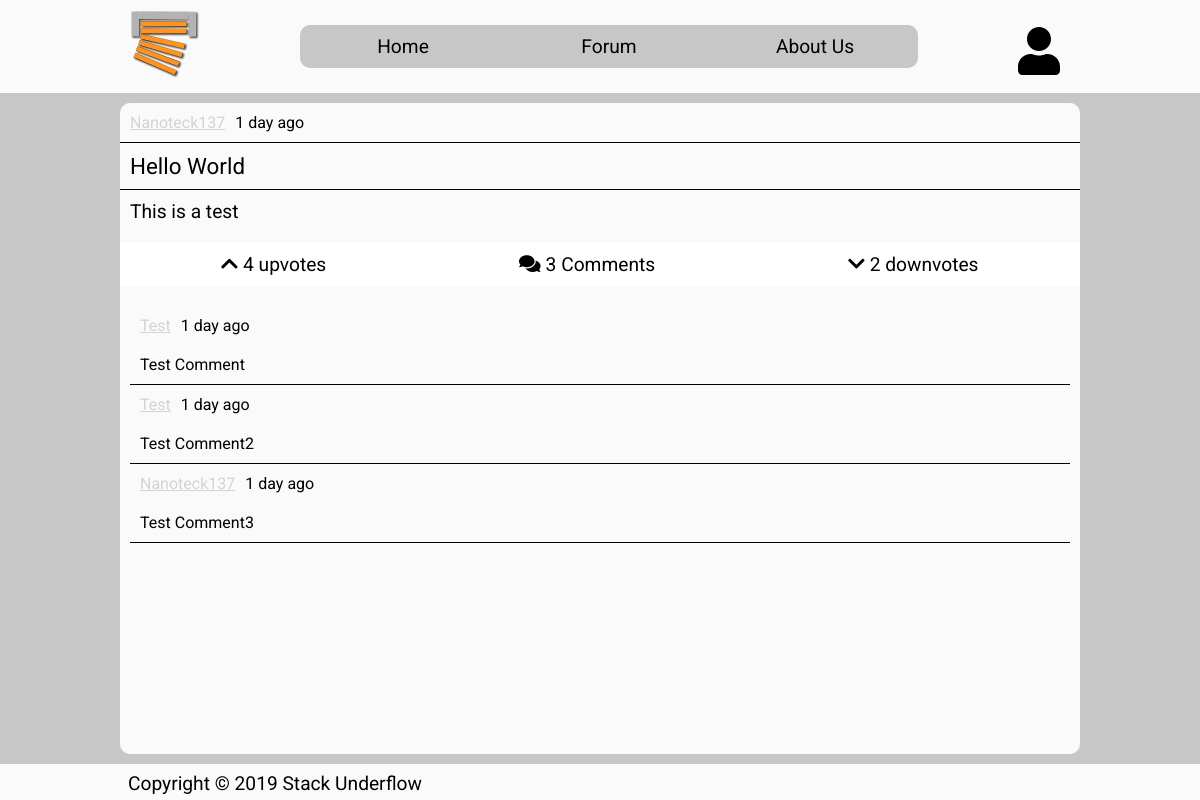
/view_post.php?p=1, run on the app's committed database.
### tables this page shows
CREATE TABLE users(
    uID int(8) PRIMARY KEY AUTO_INCREMENT,
    uName varchar (32) NOT NULL,
    uUsername varchar (64) NOT NULL,
    uEmail varchar (64) NOT NULL,
    uPassword varchar (64) NOT NULL,
    uBirthdate datetime NOT NULL,
    uCreatedDate datetime NOT NULL default CURRENT_TIMESTAMP,
    uUserType ENUM ('member', 'moderator', 'admin') NOT NULL DEFAULT 'member',
    uSignature varchar(32) DEFAULT "",
    uProfilePicture varchar(128) NOT NULL DEFAULT 'default_pic.png',
    uTheme ENUM('light', 'dark') NOT NULL DEFAULT 'light'
);

CREATE TABLE forum_posts (
    pID int(8) PRIMARY KEY AUTO_INCREMENT,
    pTitle varchar(64) NOT NULL,
    pContent mediumtext NOT NULL,
    
    pAuthor int(8),
    FOREIGN KEY(pAuthor) REFERENCES users(uID),

    pCreatedDate datetime NOT NULL DEFAULT CURRENT_TIMESTAMP
);

CREATE TABLE forum_comments (
    cID int(8) PRIMARY KEY AUTO_INCREMENT,
    
    cPostID int(8),
    FOREIGN KEY(cPostID) REFERENCES forum_posts(pID),
    
    cContent mediumtext NOT NULL,
    
    cAuthor int(8),
    FOREIGN KEY(cAuthor) REFERENCES users(uID),

    cCreatedDate datetime NOT NULL default CURRENT_TIMESTAMP
);

### private/api/forum.php (called while the page is built, shortened)
<?php
class Comment
{
    private function __construct(int $id,
                                Post $post,
                                string $content,
                                AuthUser $author,
                                string $createdDate)
    {
        $this->content = $content;
        $this->author = $author;
        $this->createdDate = $createdDate;
    }
    public static function CreateForPost(Auth $auth, Post $post, $row)
    {
        $user = $auth->GetUserById($row["cAuthor"]);
        return new Comment(
            $row["cID"],
            $post,
            $row["cContent"],
            $user,
            $row["cCreatedDate"]
        );
    }
}
class Post
{
    public $database;
    public $auth;
    public $id;
    private function __construct(Database $database,
                                Auth $auth,
                                int $id,
                                string $title,
                                string $content,
                                AuthUser $author,
                                string $createdDate)
    {
        $this->database = $database;
        $this->auth = $auth;
        $this->id = $id;
        $this->title = $title;
        $this->content = $content;
        $this->author = $author;
        $this->createdDate = $createdDate;
    }
    public function GetAllComments(): array
    {
        $comments = array();
        $postID = $this->id;
        $query = "SELECT * FROM forum_comments WHERE forum_comments.cPostID=$postID ORDER BY forum_comments.cCreatedDate";
        $result = $this->database->Query($query);
        for($i = 0; $i < $result->GetNumRows(); $i++)
        {
            $row = $result->GetRow($i);
            $comment = Comment::CreateForPost($this->auth, $this, $row);
            array_push($comments, $comment);
        }
        return $comments;
    }
    public static function CreateFromRow(Database $database, Auth $auth, $row): Post
    {
        $user = $auth->GetUserById($row["pAuthor"]);
        return new Post(
            $database,
            $auth,
            $row["pID"],
            $row["pTitle"],
            $row["pContent"],
            $user,
            $row["pCreatedDate"]
        );
    }
}
class Forum
{
    private $database;
    private $auth;
    public function __construct(Database $database, Auth $auth)
    {
        $this->database = $database;
        $this->auth = $auth;
    }
    public function GetPostById(int $id): ?Post
    {
        $query = "SELECT * FROM forum_posts WHERE pID=$id";
        $result = $this->database->Query($query);
        if($result->GetNumRows() === 1)
        {
            $row = $result->GetRow(0);
            return Post::CreateFromRow($this->database, $this->auth, $row);
        }
        else
        {
            throw new ForumPostNotFoundException();
        }
    }
}
?>

### private/api/auth.php (called while the page is built, shortened)
<?php
class AuthUser
{
    public function __construct(Database $database,
                                int $id,
                                string $name,
                                string $username,
                                string $email,
                                string $password,
                                string $birthdate,
                                string $createdDate,
                                string $type,
                                string $signature,
                                string $profilePicture,
                                string $theme)
    {
        $this->id = $id;
        $this->username = $username;
    }
    public static function CreateFromRow($database, $row): AuthUser
    {
        return new AuthUser(
            $database,
            $row["uID"],
            $row["uName"],
            $row["uUsername"],
            $row["uEmail"],
            $row["uPassword"],
            $row["uBirthdate"],
            $row["uCreatedDate"],
            $row["uUserType"],
            $row["uSignature"],
            $row["uProfilePicture"],
            $row["uTheme"]
        );
    }
}
class Auth
{
    public $database;
    public function __construct(Database $database)
    {
        $this->database = $database;
    }
    public function GetUserById(int $id): ?AuthUser
    {
        $query = "SELECT * FROM users WHERE uID=$id";
        try {
            $result = $this->database->Query($query);
            if($result->GetNumRows() === 1)
            {
                $row = $result->GetRow(0);
                return AuthUser::CreateFromRow($this->database, $row);
            }
            else
            {
                throw new AuthUserNotFoundException("User not found with id '$id'");
            }
        }
        catch(Exception $e)
        {
            throw new AuthUserNotFoundException("User not found with id '$id'");
        }
        return null;
    }
}
?>

### private/api/database.php (called while the page is built, shortened)
<?php
class DatabaseResult
{
    private $rows;
    private $numRows;
    public function __construct(array $rows, int $numRows)
    {
        $this->rows = $rows;
        $this->numRows = $numRows;
    }
    public function GetNumRows(): int
    {
        return $this->numRows;
    }
    public function GetRow(int $index)
    {
        return $this->rows[$index];
    }
}
class Database
{
    private $connection;
    public function __construct()
    {
        $this->connection = new mysqli("localhost", "root", "", "stackunderflow");
    }
    public function Query(string $query)
    {
        $result = $this->connection->query($query);
        if(is_bool($result))
        {
            return new DatabaseResult(array(), 0);
        }
        else
        {
            return new DatabaseResult($result->fetch_all(MYSQLI_BOTH), $result->num_rows);
        }
        return null;
    }
}
?>

### private/common.php (called while the page is built, shortened)
<?php
require_once("private/api/database.php");
require_once("private/api/auth.php");
require_once("private/api/forum.php");
function common_start()
{
    $database = new Database();
    $auth = new Auth($database);
    $forum = new Forum($database, $auth);
}
function format_time($time)
{
    $time = time() - $time;
    $time = ($time < 1) ? 1 : $time;
    $tokens = array(
        31536000 => 'year',
        2592000 => 'month',
        604800 => 'week',
        86400 => 'day',
        3600 => 'hour',
        60 => 'minute',
        1 => 'second'
    );
    foreach ($tokens as $unit => $text)
    {
        if ($time < $unit) continue;
        $numberOfUnits = floor($time / $unit);
        return $numberOfUnits . ' ' . $text . (($numberOfUnits > 1) ? 's' : '');
    }
}
function format_time_data($time_data)
{
    return format_time(strtotime($time_data));
}
?>

### view_post.php (the view, shortened to what this page needs)
<?php
    require_once("private/common.php");
?>
<!DOCTYPE html>
<html>
<head>
    <?php include "template/head.php" ?>
    <link rel="stylesheet" href="css/pages/view_post.css">
</head>
<body>
    <?php
        try
        {
            $post = $forum->GetPostById($_GET["p"]);
            $comments = $post->GetAllComments();
        }
        catch(Exception $e)
        {
            header("location: index.php");
            exit();
        }
    ?>
    <div id="container">
        <?php include "template/header.php" ?>
        <main>
            <div id="view-post-author">
                <a href="view_profile.php"><?php echo $post->author->username; ?></a>
                <p><?php echo format_time_data($post->createdDate); ?> ago</p>
            </div>
            <p id="view-post-title"><?php echo $post->title; ?></p>
            <p id="view-post-content"><?php echo $post->content; ?></p>
            <div id="view-post-info">
                <a><i class="fas fa-chevron-up"></i> 4 <span class="view-post-info-text">upvotes</span></a>
                <p><i class="fas fa-comments"></i> <?php echo count($comments); ?> <span class="view-post-info-text">Comments</span></p>
                <p><i class="fas fa-chevron-down"></i> 2 <span class="view-post-info-text">downvotes</span></p>
            </div>
            <div id="view-post-comments">
                <?php
            for($i = 0; $i < count($comments); $i++)
            {
                $comment = $comments[$i];
            ?>
                <div class="view-post-comment">
                    <div class="view-post-comment-author">
                        <a
                            href="view_profile.php?p=<?php echo $comment->author->id?>"><?php echo $comment->author->username?></a>
                        <p><?php echo format_time_data($comment->createdDate); ?> ago</p>
                    </div>
                    <p class="view-post-commment-content"><?php echo $comment->content; ?></p>
                </div>
                <?php
            }
            ?>
            </div>
        </main>
        <?php include "template/footer.php" ?>
    </div>
</body>
</html>

### css/common/main.css (style rules this page uses)
* { margin: 0; padding: 0; font-family: 'Roboto', sans-serif; }
p, h1, h2, h3, h4, h5, h6, i, svg { color: var(--primary-background-color-on); }
html,body { height: 100%; min-height: 100%; }
body { background-color: var(--primary-background-color-dark); }
#container { display: flex; min-height: 100vh; flex-direction: column; }
main { display: flex; flex-direction: column; flex: 1; background-color: var(--primary-background-color); }
@media all and (min-width: 960px) { main { width: 960px; margin: 10px auto; border-radius: 10px; } }

### css/pages/view_post.css (style rules this page uses)
#view-post-author { display: flex; flex-direction: row; padding: 10px; }
#view-post-author a { color: lightgray; margin-right: 10px; }
#view-post-title { font-size: 1.4em; padding: 10px; border-top: 1px solid black; }
#view-post-content { font-size: 1.2em; padding: 10px; border-top: 1px solid black; }
#view-post-info { display: flex; flex-direction: row; justify-content: space-around; background-color: var(--primary-background-color-light); font-size: 1.2em; padding: 10px 5px; margin: 10px 0px; }
#view-post-info p { color: var(--primary-background-color-light-on); }
#view-post-info svg { color: var(--primary-background-color-light-on); }
.view-post-info-text { display: none; }
#view-post-comments { flex: 1; padding: 10px; }
.view-post-comment { border-bottom: 1px solid black; }
.view-post-comment-author { display: flex; flex-direction: row; padding: 10px; }
.view-post-comment-author a { color: lightgray; margin-right: 10px; }
.view-post-commment-content { padding: 10px; }
@media all and (min-width: 960px) { .view-post-info-text { display: inline; } }

### data on the page
users: uUsername "Nanoteck137"
forum_posts: pCreatedDate "1 day", pTitle "Hello World", pContent "This is a test"
forum_comments: cAuthor.uUsername "Test", cCreatedDate "1 day", cContent "Test Comment"
forum_comments: cAuthor.uUsername "Test", cCreatedDate "1 day", cContent "Test Comment2"
forum_comments: cAuthor.uUsername "Nanoteck137", cCreatedDate "1 day", cContent "Test Comment3"

### other printed values
count($comments) "3"
